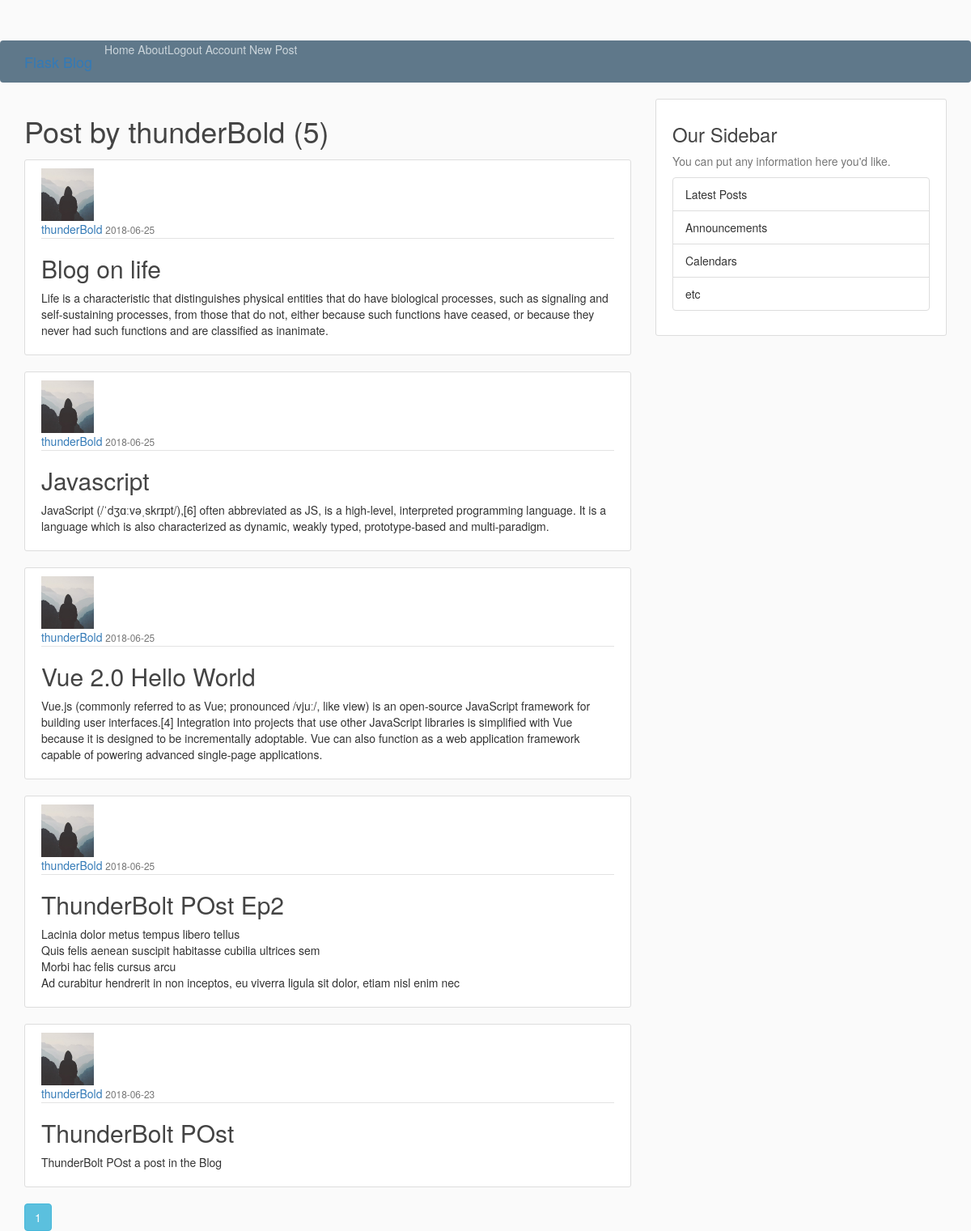
The app's page /user/thunderBold (signed in) with its own data.
### app/models.py (models this page shows, shortened)
class User(db.Model,UserMixin):
	id = db.Column(db.Integer , primary_key = True)
	username = db.Column(db.String(20), unique = True , nullable = False)
	email = db.Column(db.String(100), unique = True , nullable = False)
	image_file = db.Column(db.String(20), default= 'default.jpg', nullable = False)
	password = db.Column(db.String(60), nullable = False)
	posts = db.relationship('Post', backref='author', lazy=True)

class Post(db.Model):
	id = db.Column(db.Integer , primary_key = True)
	title = db.Column(db.String(100),  nullable = False)
	content = db.Column(db.Text, nullable= False)
	date_posted = db.Column(db.DateTime, nullable=False,default=datetime.utcnow)
	user_id = db.Column(db.Integer, db.ForeignKey('user.id'), nullable=False)

### app/routes.py (the view)
@app.route("/user/<string:username>")
def user_posts(username):
	page = request.args.get('page',1,type=int)
	user = User.query.filter_by(username=username).first_or_404()
	posts = Post.query.filter_by(author=user)\
								.order_by(Post.date_posted.desc())\
								.paginate(page=page , per_page = 5)
	return render_template("user_post.html",posts = posts , user=user)

### app/models.py (called while the page is built)
@login_manager.user_loader
def login_user(user_id):
	return User.query.get(int(user_id))

### app/templates/user_post.html
{% extends "index.html" %}
{% block content %}
	<h1> Post by {{user.username}} ({{posts.total}}) </h1>
	{% for post in posts.items %}
	<article class="media content-section">
		<img src="{{url_for('static', filename = 'profile/'+ post.author.image_file)}}" class = "rounded-circle article-img" alt="">
	  <div class="media-body">
	    <div class="article-metadata">
	      <a class="mr-2" href="{{ url_for('user_posts' , username = post.author.username) }}">{{ post.author.username }}</a>
	      <small class="text-muted">{{ post.date_posted.strftime('%Y-%m-%d') }}</small>
	    </div>
		    <h2><a class="article-title" href="{{ url_for('post', post_id = post.id) }}">{{ post.title }}</a></h2>
		    <p class="article-content">{{ post.content }}</p>
	  </div>
</article>
	{% endfor %}
 	{% for page_num in posts.iter_pages(left_edge= 1,right_edge =1,
 										left_current = 1 , right_current = 2) %}
	 	{% if page_num %}
	 		{% if posts.page == page_num %}
	 			<a class= "btn btn-info mb2"
	 			href="{{ url_for('user_posts' ,username = user.username ,page=page_num ) }}">{{ page_num }}</a>
	 		{% else %}
		 		<a class= "btn btn-outline-info mb2"
		 			href="{{ url_for('user_posts' ,username = user.username, page=page_num ) }}">{{ page_num }}</a>
	 		{% endif %}
	 	{% else %}
	 	....
	 	{% endif %}
 	{% endfor %}
{% endblock %}

### app/static/main.css (style rules this page uses)
body { background: #fafafa; color: #333333; margin-top: 5rem; }
h1, h2, h3, h4, h5, h6 { color: #444444; }
.content-section { background: #ffffff; padding: 10px 20px; border: 1px solid #dddddd; border-radius: 3px; margin-bottom: 20px; }
.article-title { color: #444444; }
.article-content { white-space: pre-line; }
.article-img { height: 65px; width: 65px; margin-right: 16px; }
.article-metadata { padding-bottom: 1px; margin-bottom: 4px; border-bottom: 1px solid #e3e3e3 }

### records on screen
User: username "thunderBold"
Post: image_file (placeholder picture), author.username "thunderBold", date_posted "2018-06-25", title "Blog on life", content "Life is a characteristic that distinguishes physical entities that do have biological processes, such as signaling and self-sustaining processes, from those that do not, either because such functions have ceased, or because they never had such functions and are classified as inanimate."
Post: image_file (placeholder picture), author.username "thunderBold", date_posted "2018-06-25", title "Javascript", content "JavaScript (/ˈdʒɑːvəˌskrɪpt/),[6] often abbreviated as JS, is a high-level, interpreted programming language. It is a language which is also characterized as dynamic, weakly typed, prototype-based and multi-paradigm."
Post: image_file (placeholder picture), author.username "thunderBold", date_posted "2018-06-25", title "Vue 2.0 Hello World", content "Vue.js (commonly referred to as Vue; pronounced /vjuː/, like view) is an open-source JavaScript framework for building user interfaces.[4] Integration into projects that use other JavaScript libraries is simplified with Vue because it is designed to be incrementally adoptable. Vue can also function as a web application framework capable of powering advanced single-page applications."
Post: image_file (placeholder picture), author.username "thunderBold", date_posted "2018-06-25", title "ThunderBolt POst Ep2", content "Lacinia dolor metus tempus libero tellus Quis felis aenean suscipit habitasse cubilia ultrices sem Morbi hac felis cursus arcu Ad curabitur hendrerit in non inceptos, eu viverra ligula sit dolor, etiam nisl enim nec"
Post: image_file (placeholder picture), author.username "thunderBold", date_posted "2018-06-23", title "ThunderBolt POst", content "ThunderBolt POst a post in the Blog"

### other values on screen
{{ posts.total }} "5"
{{ page_num }} "1"
